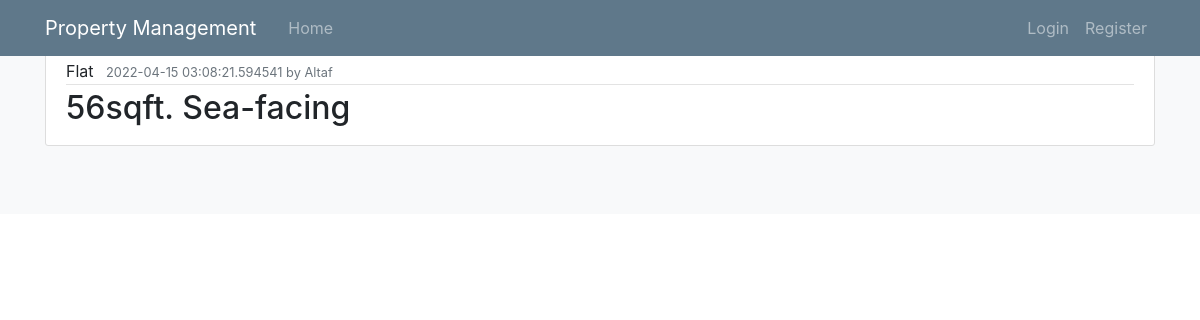
Screenshot of /post/3 with the database file from the repository.
### app.py (models this page shows, shortened)
class Post(db.Model):
    id = db.Column(db.Integer, primary_key=True)
    title = db.Column(db.String(100), nullable=False)
    date_posted = db.Column(db.DateTime, nullable=False, default=datetime.utcnow)
    content = db.Column(db.Text, nullable=False)
    user_id = db.Column(db.Integer, db.ForeignKey('user.id'), nullable=False)

class User(db.Model, UserMixin):
    id = db.Column(db.Integer, primary_key=True)
    username = db.Column(db.String(20), unique=True, nullable=False)
    email = db.Column(db.String(120), unique=True, nullable=False)
    image_file = db.Column(db.String(20), nullable=False, default='default.jpg')
    password = db.Column(db.String(60), nullable=False)
    posts = db.relationship('Post', backref='author', lazy=True)

### app.py (the view)
@app.route("/post/<int:post_id>")
def post(post_id):
    post = Post.query.get_or_404(post_id)
    return render_template('post.html', title=post.title, post=post)

### templates/post.html (shortened to what this page needs)
<!doctype html>
<html>
  <head>
    <link rel="stylesheet" type = "text/css" href="{{url_for('static', filename='css/main.css')}}">
    <link rel="stylesheet" href="https://cdn.jsdelivr.net/npm/bootstrap@4.0.0/dist/css/bootstrap.min.css">
  </head>
<body>
  <header class="site-header">
    <nav class="navbar navbar-expand-md navbar-dark bg-steel fixed-top">
      <div class="container">
        <a class="navbar-brand mr-4" href="/">Property Management</a>
        <div class="collapse navbar-collapse" id="navbarToggle">
          <div class="navbar-nav mr-auto">
            <a class="nav-item nav-link" href="/">Home</a>
          </div>
          <div class="navbar-nav">
            {% if current_user.is_authenticated %}
            <a class="nav-item nav-link" href="{{ url_for('new_post') }}">New Post</a>
            <a class="nav-item nav-link" href="{{ url_for('logout') }}">Logout</a>
          {% else %}
            <a class="nav-item nav-link" href="{{ url_for('login') }}">Login</a>
            <a class="nav-item nav-link" href="{{ url_for('register') }}">Register</a>
          {% endif %}
          </div>
        </div>
      </div>
    </nav>
  </header>
  <div class="album py-5 bg-light .mt-100">
    <div class="container .mt-100">
        <article class="media content-section">
          <div class="media-body">
            <div class="article-metadata">
              <a class="mr-2">{{ post.title }}</a>
              <small class="text-muted">{{ post.date_posted }} by {{post.author.username}}</small>
            </div>
            <h2>{{ post.content }}</h2>
          </div>
        </article>
        </div>
    </div>
</body>
</html>

### static/css/main.css (style rules this page uses)
body { background: #fafafa; color: #333333; margin-top: 5rem; }
h1, h2, h3, h4, h5, h6 { color: #444444; }
.bg-steel { background-color: #5f788a; }
.site-header .navbar-nav .nav-link { color: #cbd5db; }
.content-section { background: #ffffff; padding: 10px 20px; border: 1px solid #dddddd; border-radius: 3px; margin-bottom: 20px; }
.article-metadata { padding-bottom: 1px; margin-bottom: 4px; border-bottom: 1px solid #e3e3e3 }

### rows the page displays
Post: title "Flat", date_posted "2022-04-15 03:08:21.594541", content "56sqft. Sea-facing"
User: author.username "Altaf"
